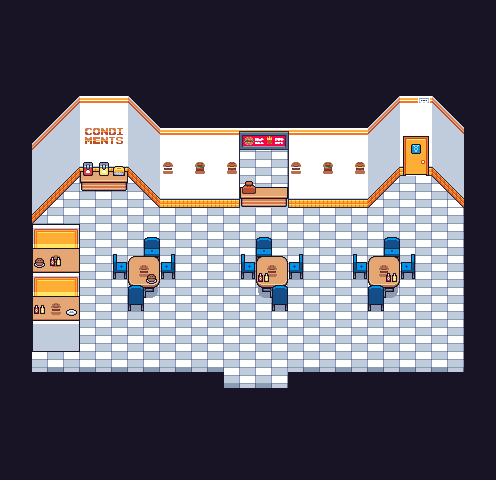

A 2D game scene composited from a Tiled map and its tileset images. What follows is a short description and the map's XML, with each tile layer's data collapsed to a summary:
An orthogonal 31x30 tile map with 16x16 px tiles, 6 tile layers (Bottom, Base tile layer, Under the top, Thing on top of the base layer, ...).

<map version="1.0" tiledversion="1.0.2" orientation="orthogonal" renderorder="right-down" width="31" height="30" tilewidth="16" tileheight="16" nextobjectid="1">
 <tileset firstgid="1" source="../Tileset/Liveburger Tileset.tsx" />
 <layer name="Bottom" width="31" height="30">
  <data>[930 cells, 46 non-empty, 17 distinct tile ids]</data>
 </layer>
 <objectgroup name="Other npcs behind things" />
 <layer name="Base tile layer" width="31" height="30">
  <data>[930 cells, 550 non-empty, 47 distinct tile ids]</data>
 </layer>
 <layer name="Under the top" width="31" height="30">
  <data>[930 cells, 346 non-empty, 4 distinct tile ids]</data>
 </layer>
 <layer name="Thing on top of the base layer" width="31" height="30">
  <data>[930 cells, 43 non-empty, 32 distinct tile ids]</data>
 </layer>
 <layer name="Above the top" width="31" height="30">
  <data>[930 cells, 111 non-empty, 12 distinct tile ids]</data>
 </layer>
 <objectgroup name="Npcs and whatever" />
 <layer name="Things in front" width="31" height="30">
  <data>[930 cells, 30 non-empty, 14 distinct tile ids]</data>
 </layer>
</map>